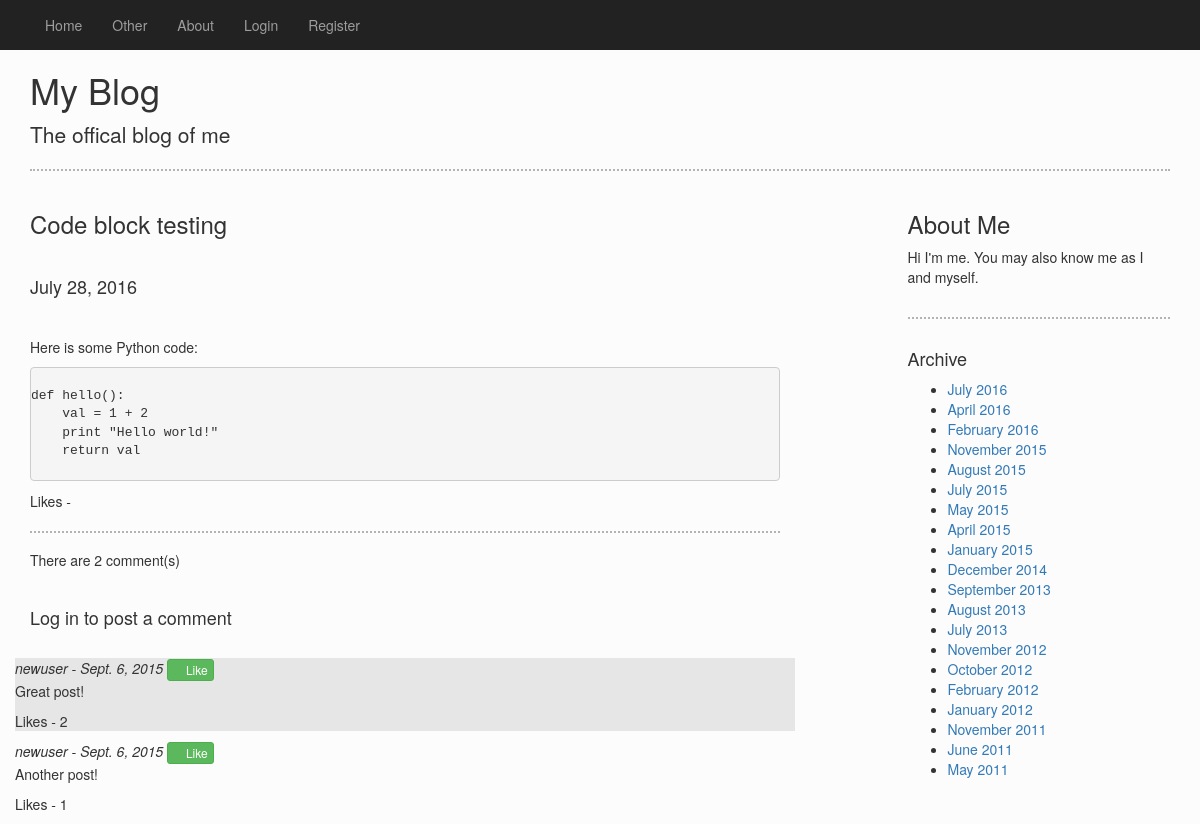
Page /blog/post/code-block-testing/ on the committed database.
### blog/models.py (models this page shows, shortened)
class BlogPost(models.Model):
    title = models.CharField(max_length=128)
    author = models.CharField(max_length=64)
    pubDate = models.DateField()
    slug = models.SlugField(max_length=128)
    body = models.TextField()
    summary = models.TextField()

class Comment(models.Model):
    parent = models.ForeignKey(BlogPost)
    author = models.CharField(max_length=64)
    pubDate = models.DateField()
    body = models.TextField()
    likes = models.IntegerField(default=0)

### blog/views.py (the view)
# urls.py: url(r'^post/(?P<blog_post_slug>[\w\-]+)/$', views.blog_post, name='post'),
def blog_post(request, blog_post_slug):
    context_dict = {}
    try:
        post = BlogPost.objects.get(slug=blog_post_slug)
        comments = Comment.objects.filter(parent=post)
        context_dict['post'] = post
        context_dict['comments'] = comments
        context_dict['num_comments'] = len(comments)
    except BlogPost.DoesNotExist:
        pass
    return render(request, 'blog/post.html', context_dict)

### blog/templatetags/blog_extras.py (called while the page is built)
@register.inclusion_tag('blog/comment_template.html')
def generate_comments(comment, user):
    if user >= 0:
        isLiked = UserLikes.objects.get_or_create(user=user, comment=comment)[0]
    if user >= 0 and isLiked.liked:
        btn_classes = "btn btn-success btn-xs likebtn liked"
    else:
        btn_classes = "btn btn-success btn-xs likebtn"
    context_dict = {"classes": btn_classes, "comment": comment}
    return context_dict

@register.inclusion_tag('blog/archive_template.html')
def print_dates():
    dates = []
    archives = []
    posts = BlogPost.objects.all().order_by('-pubDate')
    for post in posts:
        date = post.pubDate.strftime("%B %Y")
        if date not in dates:
            dates.append(date)
            archives.append((date, slugify(date)))
    context_dict = {'archives': archives}
    return context_dict

### blog/templates/blog/post.html (shortened to what this page needs)
{% extends "blog/base.html" %}
{% load staticfiles %}
{% load blog_extras %}
{% if post %}
    {% block body_block %}
        <h3>{{ post.title }}</h3>
        <br/>
        <h4>{{ post.pubDate }}</h4>
        <br/>
        <p>{{ post.body|safe }}</p>
        <p>Likes - {{ post.likes }}</p>
        <hr/>
        <h5>There are <span id="num">{{ num_comments }}</span> comment(s)</h5>
        <br/>
        {% if user.is_authenticated %}
            <h4>Post a comment</h4>
            <form id="comment_form" method="" action="">
            {% csrf_token %}
            <textarea id="comment_area" name="comment_area" rows="5" cols="100"></textarea>
                <br/>
                <input type="submit" name="submit" value="Submit"/>
            </form>
        {% else %}
            <h4>Log in to post a comment</h4>
        {% endif %}
        <br/>
        {% if comments %}
            <div class="row" id="comments">
            {% for c in comments %}
                {% if user.is_authenticated %}
                    {% generate_comments c user %}
                {% else %}
                    {% generate_comments c -1 %}
                {% endif %}
            {% endfor %}
            </div>
        {% endif %}
    {% endblock %}
{% else %}
    <h1><strong>No blog post found by that name</strong></h1>
{% endif %}

### blog/templates/blog/comment_template.html
<div class="comment">
    <em>{{ comment.author }} - {{ comment.pubDate }}</em>
    <button id="{{ comment.pk }}" role="button" class="{{ classes }}" type="button">
    <span class="glyphicon glyphicon-thumbs-up"></span>
    Like
    </button>
    <br/>
    <p>{{ comment.body }}</p>
    <p>Likes - <span id="{{ comment.pk }}_likes">{{ comment.likes }}</span></p>
</div>

### static/css/base.css (style rules this page uses)
.comment:nth-child(odd) { background-color: #E6E6E6; }
body { background-color: #FCFCFC; }
pre { padding: 0px; }
hr { border-top: 2px dotted #B3B3B3; }

### rows in the picture
BlogPost: title "Code block testing", pubDate "July 28, 2016", body "Here is some Python code: def hello(): val = 1 + 2 print \"Hello world!\" return val"
Comment: author "newuser", pubDate "Sept. 6, 2015", body "Great post!", likes "2"
Comment: author "newuser", pubDate "Sept. 6, 2015", body "Another post!", likes "1"

### other values in the picture
{{ num_comments }} "2"
{{ a.0 }} "July 2016" "April 2016" "February 2016" "November 2015" "August 2015" "July 2015" "May 2015" "April 2015" "January 2015" "December 2014" "September 2013" "August 2013" "July 2013" "November 2012" "October 2012" "February 2012" "January 2012" "November 2011" "June 2011" "May 2011"
